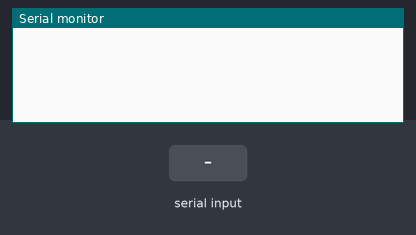
Simulated run of this sketch. Board: Arduino Uno, built with avr-gcc and run on an emulated ATmega328P. Shown: the last lines printed to the serial monitor. The test bench sets the inputs (shaded band).

Above: at 1.2 s.
1.3 s: "1" received over the second serial link
At 3.3 s:
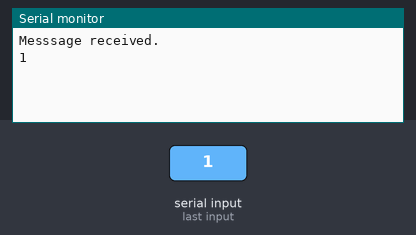
3.8 s: "0" received over the second serial link
At 5.3 s:
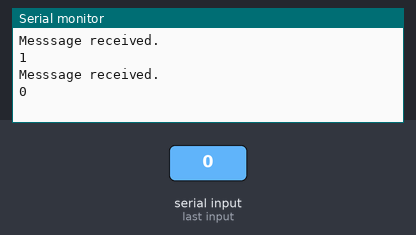

The sketch:

transmission.ino
```cpp
#include <SoftwareSerial.h>

SoftwareSerial mySerial(2, 3); //TX, RX
// (Send and Receive)

void setup() {
  Serial.begin(9600);
  mySerial.begin(9600);
}

void loop() {

  if(mySerial.available() > 0){//Read from  OSOYOO UART LoRa wireless module and send to serial monitor
    String input = mySerial.readString();
    Serial.println("Messsage received.");
    Serial.println(input);
  }

  if (Serial.available() > 1) { //Read from serial monitor and send over  OSOYOO UART LoRa wireless module
    String input = Serial.readString();
    mySerial.println(input);
    Serial.println("Messsage sent.");
    Serial.println(input);
  }

  delay(100);
}
```

Measured:
- after the input at 1.3 s, the serial monitor: prints a new line after 1.0 s (image 1)
- after the input at 3.8 s, the serial monitor: prints a new line after 1.0 s (image 2)
